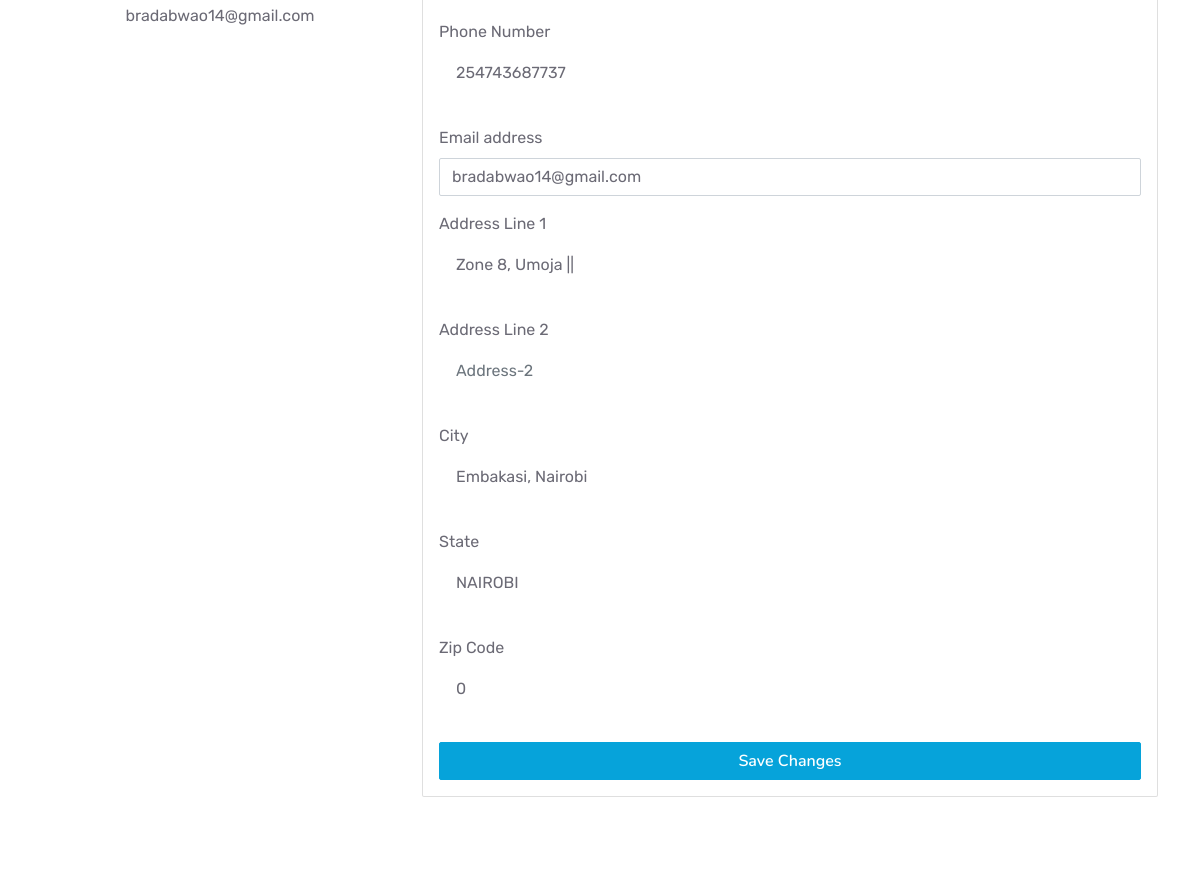
The page /silvercrown72/account/ (middle part) on the database as committed earlier.
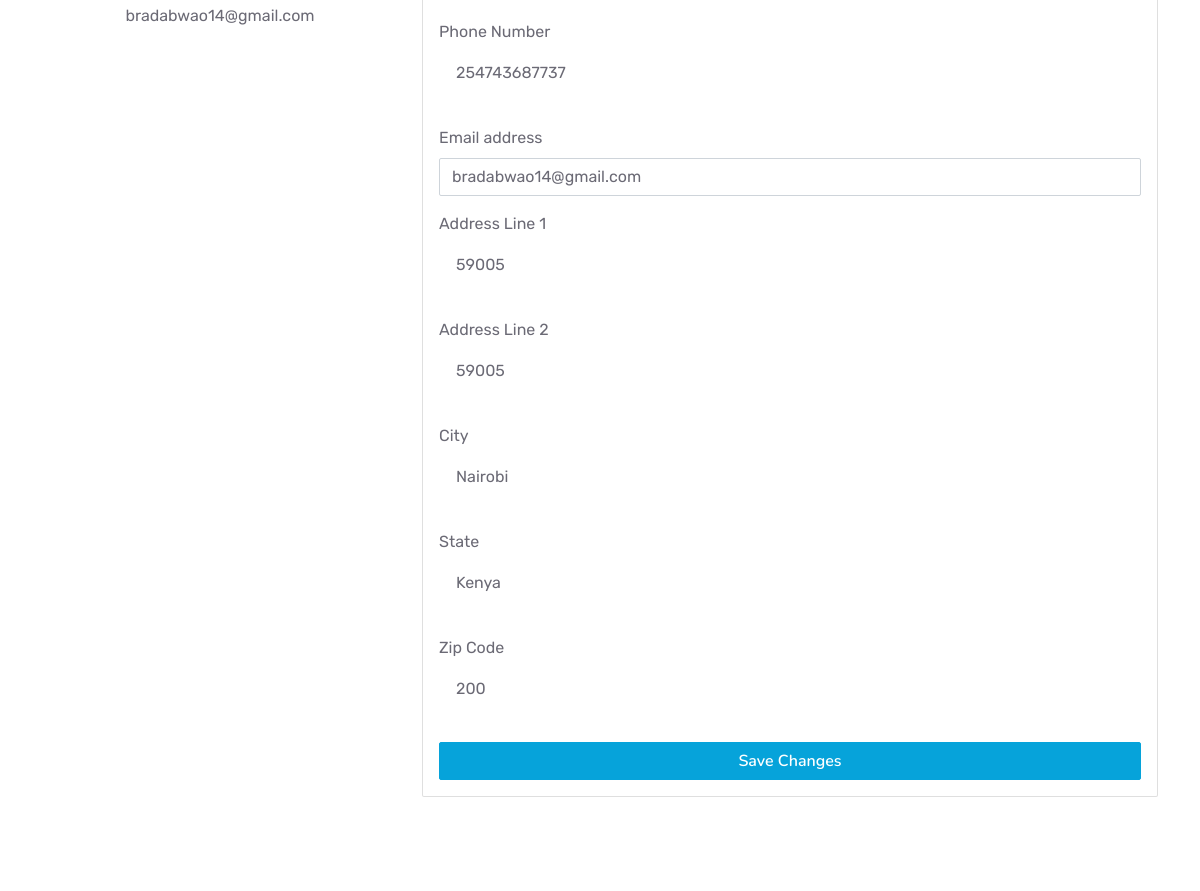
The same page on the database as committed later.
### mainsite/models.py (models this page shows, shortened)
class User(models.Model):
    username = models.CharField(max_length=50, blank=False, unique=True)
    firstname = models.CharField(max_length=100, blank=False)
    lastname = models.CharField(max_length=100, blank=False)
    phone = models.IntegerField(blank=False)
    email = models.EmailField(max_length=100, blank=False)
    address1 = models.CharField(max_length=100)
    address2 = models.CharField(max_length=100)
    city = models.CharField(max_length=50, blank=False)
    state = models.CharField(max_length=50, blank=False)
    zip = models.IntegerField()
    password = models.CharField(max_length=25, blank=False)

### mainsite/views.py (the view)
# urls.py: path('<str:username>/account/', views.account, name='account'),
def account(request, username):
    try:
        user = User.objects.get(username=username)
        context = {"user": user}
    except User.DoesNotExist:
        raise Http404(f"No user registered under the name {username}")
    return render(request, 'account.html', context)

### mainsite/templates/account.html (shortened to what this page needs)
<!DOCTYPE html>
<html lang="en" xmlns="http://www.w3.org/1999/html">
<head>
    {% load static %}
    <link href="https://cdnjs.cloudflare.com/ajax/libs/font-awesome/5.10.0/css/all.min.css" rel="stylesheet">
    <link href="https://cdn.jsdelivr.net/npm/bootstrap-icons@1.4.1/font/bootstrap-icons.css" rel="stylesheet">
    <link href="{% static 'lib/owlcarousel/assets/owl.carousel.min.css' %}" rel="stylesheet">
    <link href="{% static 'lib/animate/animate.min.css' %}" rel="stylesheet">
    <link href="{% static 'css/bootstrap.min.css' %}" rel="stylesheet">
    <link href="{% static 'css/style.css' %}" rel="stylesheet">
    <link href="{% static 'css/style2.css' %}" rel="stylesheet">
</head>
<body>
<div class="p-container">
    <div class="container py-5">
        <div class="row">
            <div class="col-md-4">
                <div class="card-body text-center">
                    <p class="card-text">{{ user.email }}</p>
                </div>
            </div>
            <div class="col-md-8">
                <div class="card mb-8">
                    <div class="card-body">
                        <form action="/update/{{user.username}}/" method="post">
                            <div>
                                <label for="last-name">Last Name</label><br>
                                    placeholder="Last Name" value="{{ user.lastname }}" required><br>
                            </div>
                            <div>
                                <label for="phone">Phone Number</label><br>
                                <input type="tel" id="phone" name="phone" class="form-control border-white p-3"
                                    placeholder="Your Phone" value="{{ user.phone }}" required><br>
                            </div>
                            <div class="mb-3">
                                <label for="email" class="form-label">Email address</label>
                                <input type="email" class="form-control" id="email" name="email" value="{{ user.email }}">
                            </div>
                            <div>
                                <label for="address-line-1">Address Line 1</label><br>
                                <input type="text" id="address-line-1" name="address1" value="{{ user.address1 }}"
                                    class="form-control border-white p-3" placeholder="Address-1"><br>
                            </div>
                            <div>
                                <label for="address-line-2">Address Line 2</label><br>
                                <input type="text" id="address-line-2" name="address2" value="{{ user.address2 }}"
                                    class="form-control border-white p-3" placeholder="Address-2"><br>
                            </div>
                            <div>
                                <label for="city">City</label><br>
                                <input type="text" id="city" name="city" class="form-control border-white p-3"
                                    placeholder="City" value="{{ user.city }}" required><br>
                            </div>
                            <div>
                                <label for="state">State</label><br>
                                <input type="text" id="state" name="state" class="form-control border-white p-3"
                                    placeholder="State" value="{{ user.state }}" required><br>
                            </div>
                            <div>
                                <label for="zip">Zip Code</label><br>
                                <input type="text" id="zip" name="zip" class="form-control border-white p-3"
                                    placeholder="Zip Code" value="{{ user.zip }}" required><br>
                            </div>
                            <div class="d-grid">
                                <button type="submit" class="btn btn-primary">Save Changes</button>
                            </div>
                        </form>
                    </div>
                </div>
            </div>
        </div>
    </div>
</div>
</body>
</html>

### mainsite/static/css/style.css (style rules this page uses)
:root { --primary: #06A3DA; --secondary: #34AD54; --light: #EEF9FF; --dark: #091E3E; }
.btn { font-family: 'Nunito', sans-serif; font-weight: 600; transition: .5s; }
.btn-primary, .btn-secondary { color: #FFFFFF; box-shadow: inset 0 0 0 50px transparent; }

### mainsite/static/css/style2.css (style rules this page uses)
.p-container { display: flex; flex-direction: column; justify-content: center; align-items: center; }

Rows that differ between the two databases and show on the page:
changed User "bradabwao14@gmail.com": address1 "Zone 8, Umoja ||" → "59005"; address2 (not shown) → "59005"; city "Embakasi, Nairobi" → "Nairobi"; state "NAIROBI" → "Kenya"; zip "0" → "200"
